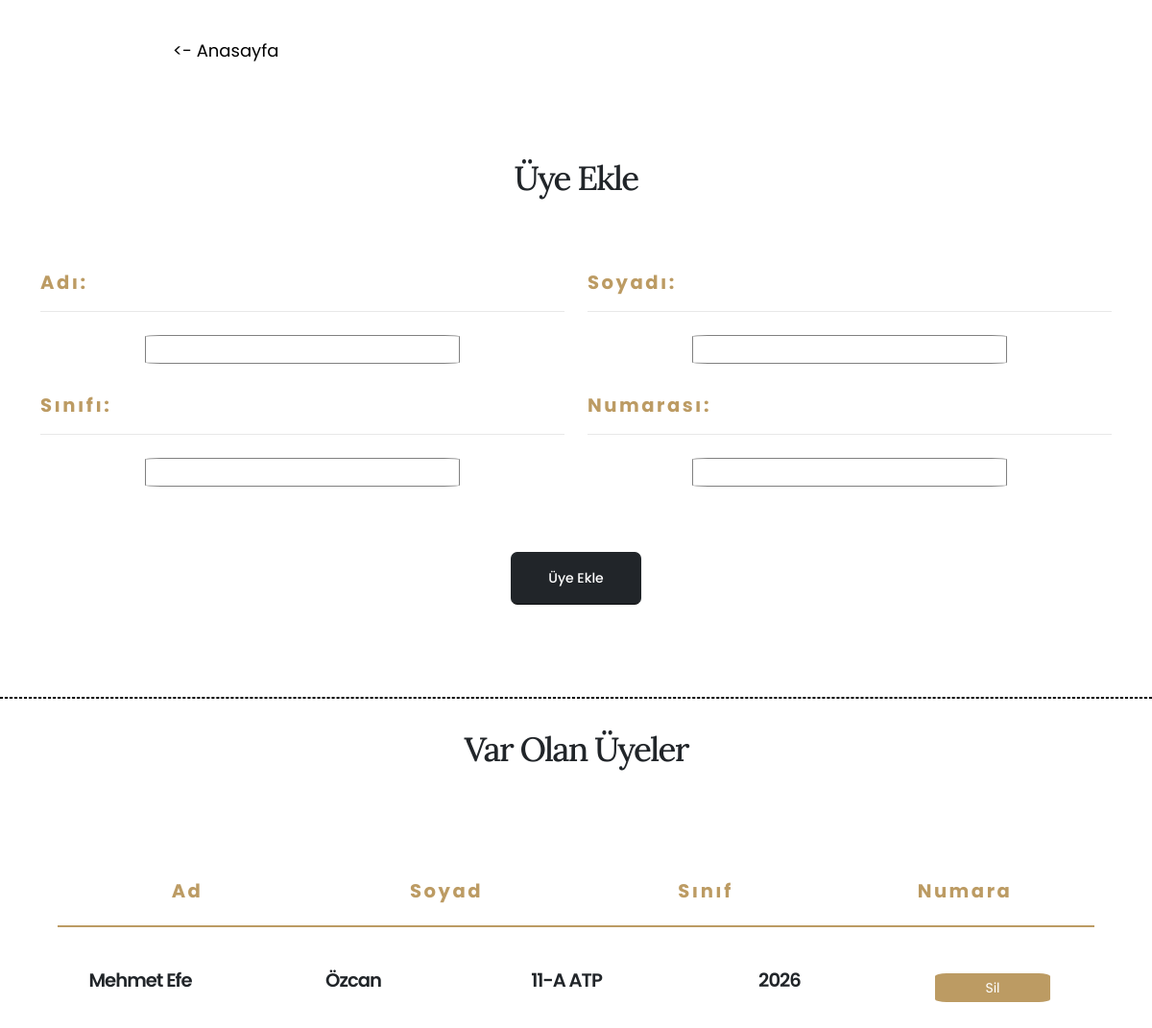
Before: /add-member with the older database file.
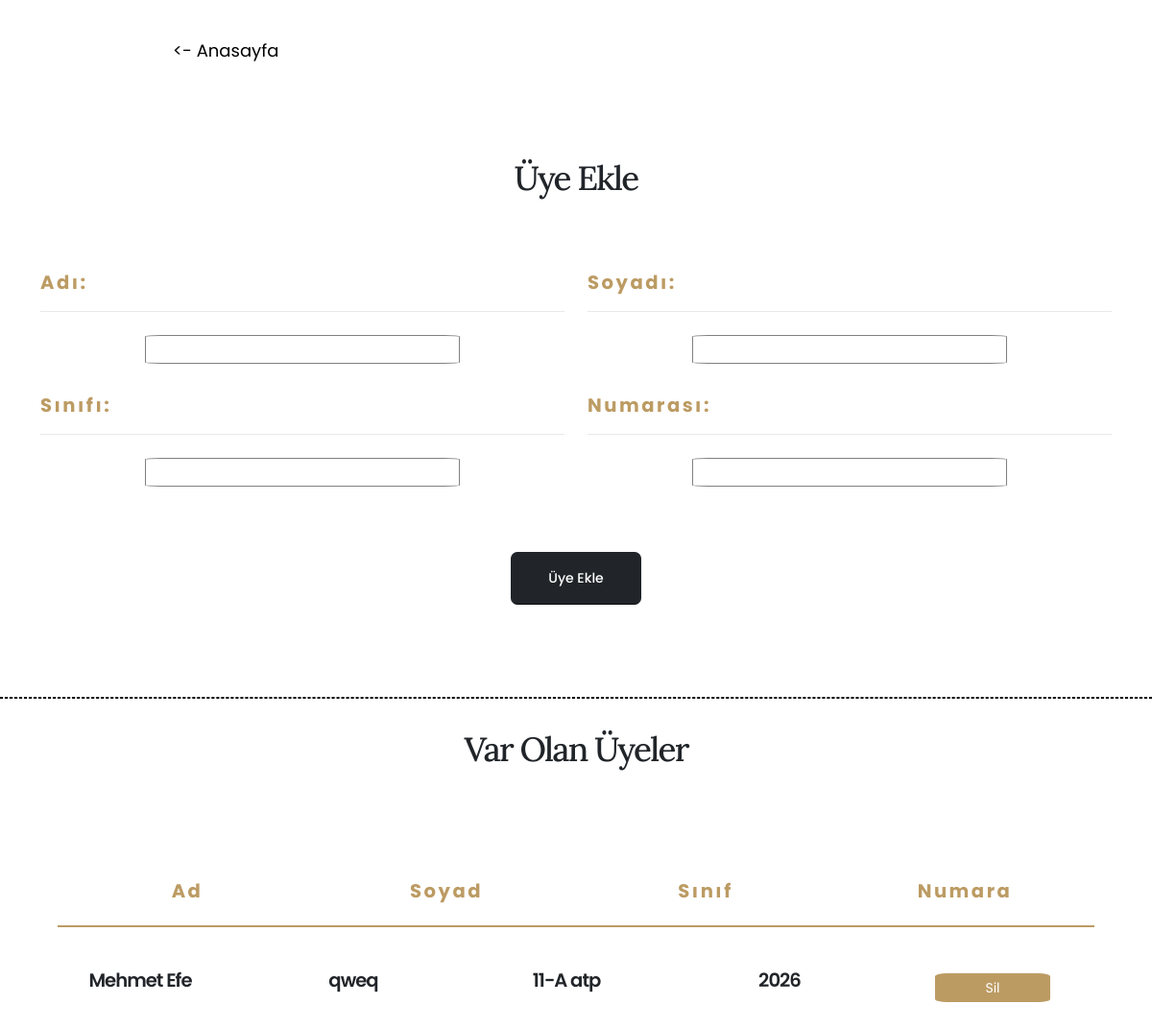
After: the same page with the newer database file.
### main.py (models this page shows)
class members(db.Model):
    id = db.Column(db.Integer, primary_key=True)
    name = db.Column(db.String(50), nullable=False)
    surname = db.Column(db.String(50), nullable=False)
    classroom = db.Column(db.String(10), nullable=False)
    no = db.Column(db.String(10), nullable=False)

### main.py (the view, shortened to what this page needs)
@app.route("/add-member", methods=["POST", "GET"])
def memberPage():
    _members = members.query.all()
    return render_template("addMember.html", members=_members)

### templates/addMember.html (shortened to what this page needs)
<!DOCTYPE html>
<html lang="en">
  <head>
    <link rel="stylesheet" href="../static/css/bootstrap.min.css" />
    <link rel="stylesheet" href="../static/css/all.min.css" />
    <link rel="stylesheet" href="../static/css/animate.compat.css" />
    <link rel="stylesheet" href="../static/css/simple-line-icons.min.css" />
    <link rel="stylesheet" href="../static/css/owl.carousel.min.css" />
    <link rel="stylesheet" href="../static/css/owl.theme.default.min.css" />
    <link rel="stylesheet" href="../static/css/magnific-popup.min.css" />
    <link rel="stylesheet" href="../static/css/theme.css" />
    <link rel="stylesheet" href="../static/css/theme-elements.css" />
    <link rel="stylesheet" href="../static/css/theme-blog.css" />
    <link rel="stylesheet" href="../static/css/theme-shop.css" />
    <link rel="stylesheet" href="../static/css/demo-restaurant.css" />
    <link
      id="skinCSS"
      rel="stylesheet"
      href="../static/css/skin-restaurant.css"
    />
    <link rel="stylesheet" href="../static/css/custom.css" />
    <link href="../static/css/all.min.css" rel="stylesheet" type="text/css" />
    <link rel="stylesheet" href="../static/css/style.css" />
  </head>
  <body>
    <div style="margin-left: 180px; margin-top: 40px">
      <a
        href="/home"
        style="font-size: large; text-decoration: none; color: black"
        ><- Anasayfa</a
      >
    </div>
    <form action="" method="post" name="form1">
      <div class="container py-5 my-5" id="books">
        <div class="row justify-content-center mb-5">
          <div class="col-lg-10 text-center">
            <h3
              class="text-color-dark text-transform-none text-9 line-height-3 font-weight-medium mb-4"
            >
              Üye Ekle
            </h3>
          </div>
        </div>
        <div class="row">
          <div class="col-lg-6 mb-4 mb-lg-0">
            <section>
              <h4
                style="color: #bc9b63"
                class="font-weight-bold positive-ls-3 mb-3"
              >
                Adı:
              </h4>
              <hr
                class="custom-divider-size-1 bg-color-grey-scale-2 mt-2 mb-4"
              />
              <div class="member-div">
                <input class="member-inp" type="text" name="memberName" id="" />
              </div>
            </section>
            <section style="margin-top: 30px">
              <h4
                style="color: #bc9b63"
                class="font-weight-bold positive-ls-3 mb-3"
              >
                Sınıfı:
              </h4>
              <hr
                class="custom-divider-size-1 bg-color-grey-scale-2 mt-2 mb-4"
              />
              <div class="member-div">
                <input class="member-inp" type="text" name="classroom" id="" />
              </div>
            </section>
          </div>
          <div class="col-lg-6 mb-4 mb-lg-0">
            <section>
              <h4
                style="color: #bc9b63"
                class="font-weight-bold positive-ls-3 mb-3"
              >
                Soyadı:
              </h4>
              <hr
                class="custom-divider-size-1 bg-color-grey-scale-2 mt-2 mb-4"
              />
              <div class="member-div">
                <input
                  class="member-inp"
                  type="text"
                  name="memberSurname"
                  id=""
                />
              </div>
            </section>
            <section style="margin-top: 30px">
              <h4
                style="color: #bc9b63"
                class="font-weight-bold positive-ls-3 mb-3"
              >
                Numarası:
              </h4>
              <hr
                class="custom-divider-size-1 bg-color-grey-scale-2 mt-2 mb-4"
              />
              <div class="member-div">
                <input
                  class="member-inp"
                  type="number"
                  name="memberNumber"
                  id=""
                />
              </div>
            </section>
          </div>
        </div>
        <div class="row pt-2" style="margin-top: 60px">
          <div class="col text-center">
            <input
              type="submit"
              value="Üye Ekle"
              name="btn"
              class="btn btn-dark custom-btn-style-1 font-weight-medium text-3 btn-px-5 py-3"
            />
          </div>
        </div>
      </div>
    </form>
    <hr style="border: 1px black dashed" />
    <div style="margin-top: 30px">
      <div class="row justify-content-center mb-5">
        <div class="col-lg-10 text-center">
          <h3
            class="text-color-dark text-transform-none text-9 line-height-3 font-weight-medium mb-4"
          >
            Var Olan Üyeler
          </h3>
        </div>
      </div>
      <main style="display: flex; flex-direction: column; margin-bottom: 50px">
        <div
          style="
            width: 90%;
            margin: 0 auto;
            text-align: center;
            justify-content: center;
            align-items: center;
            padding-top: 40px;
            display: flex;
            flex-direction: row;
          "
        >
          <article style="width: 100%">
            <div>
              <h4
                style="color: #bc9b63"
                class="font-weight-bold positive-ls-3 mb-3"
              >
                Ad
              </h4>
              <hr style="color: #bc9b63; border: solid 1px" />
            </div>
          </article>
          <article style="width: 100%">
            <div>
              <h4
                style="color: #bc9b63"
                class="font-weight-bold positive-ls-3 mb-3"
              >
                Soyad
              </h4>
              <hr style="color: #bc9b63; border: solid 1px" />
            </div>
          </article>
          <article style="width: 100%">
            <div>
              <h4
                style="color: #bc9b63"
                class="font-weight-bold positive-ls-3 mb-3"
              >
                Sınıf
              </h4>
              <hr style="color: #bc9b63; border: solid 1px" />
            </div>
          </article>
          <article style="width: 100%">
            <div>
              <h4
                style="color: #bc9b63"
                class="font-weight-bold positive-ls-3 mb-3"
              >
                Numara
              </h4>
              <hr style="color: #bc9b63; border: solid 1px" />
            </div>
          </article>
        </div>
        {% for member in members %}
        <div
          style="
            width: 90%;
            margin: 0 auto;
            text-align: center;
            justify-content: center;
            align-items: center;
            padding-top: 20px;
            display: flex;
            flex-direction: row;
          "
        >
          <article style="width: 60%; margin-right: 50px">
            <div>
              <h4 style="word-break: break-all">{{member.name}}</h4>
            </div>
          </article>
          <article style="width: 60%; margin-right: 50px">
            <div>
              <h4 style="word-break: break-all">{{member.surname}}</h4>
            </div>
          </article>
          <article style="width: 60%; margin-right: 50px">
            <div>
              <h4 style="word-break: break-all">{{member.classroom}}</h4>
            </div>
          </article>
          <article style="width: 60%; margin-right: 50px">
            <div>
              <h4 style="word-break: break-all">{{member.no}}</h4>
            </div>
          </article>
          <article style="width: 60%; margin-right: 20px">
            <form action="" method="post" name="form2">
              <div>
                <button
                  type="submit"
                  value="{{member.no}}"
                  name="Sil"
                  style="
                    min-width: 120px;
                    border-radius: 10%;
                    border: 1px solid transparent;
                    background-color: #bc9b63;
                    color: white;
                  "
                >
                  Sil
                </button>
              </div>
            </form>
          </article>
        </div>
        {% endfor %}
      </main>
    </div>
  </body>
</html>

### static/css/demo-restaurant.css (style rules this page uses)
h1, h2, h3 { font-family: "Lora", serif; }
.custom-btn-style-1 { position: relative; border-radius: 7px; padding: 10px 20px; transition: ease transform 300ms; }
.custom-btn-style-1:before { content: ''; position: absolute; top: 0; left: 0; width: 100%; height: 100%; background: inherit; opacity: 0.4; border-radius: inherit; transform: translate3d(5px, 5px, 0); transition: ease transform 300ms; z-index: 0; }
.custom-divider-size-1 { height: 3px; }

### static/css/style.css (style rules this page uses)
.member-inp { border: 1px gray solid; border-radius: 5%; width: 60%; padding-left: 5px; padding-right: 5px; text-align: center; }
.member-div { text-align: center; }

Changed rows visible on the page:
changed members "Mehmet Efe": surname "Özcan" → "qweq"; classroom "11-A ATP" → "11-A atp"
